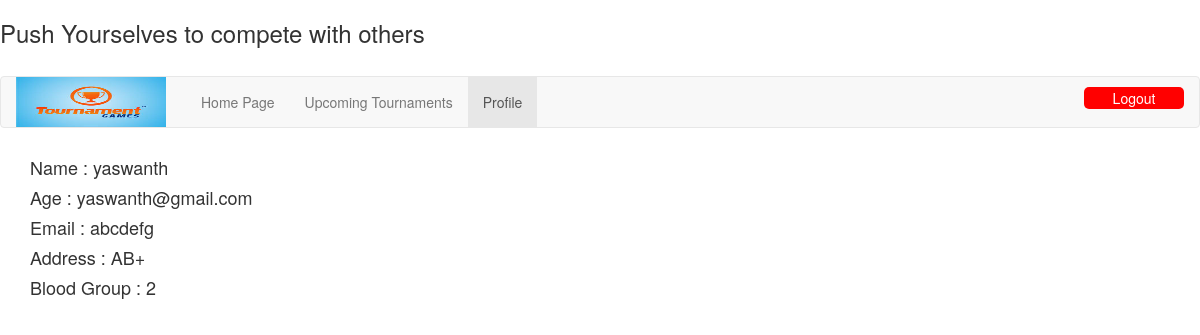
/tournament/profile.php (signed in), run on the app's committed database.
### tables this page shows
CREATE TABLE `participants` (
  `pid` int(10) NOT NULL,
  `pname` varchar(30) NOT NULL,
  `age` varchar(3) NOT NULL,
  `email` varchar(50) NOT NULL,
  `password` varchar(50) NOT NULL,
  `address` varchar(200) NOT NULL,
  `bloodgroup` varchar(5) DEFAULT NULL,
  `teamid` varchar(10) DEFAULT NULL,
  `captain` int(10) DEFAULT NULL
);

### tournament/profile.php (the view, shortened to what this page needs)
<?php
$conn = new mysqli("localhost:3306", 'root','','tournament');
?>
<!DOCTYPE html>
<html lang="en">
<head>
  <h3 class="liketext">Push Yourselves to compete with others</h3>
<link rel="stylesheet" href="https://maxcdn.bootstrapcdn.com/bootstrap/3.4.1/css/bootstrap.min.css">
</head>
<body>
<?php
$s=$_SESSION['user'];
$sql="SELECT * FROM participants WHERE pid='".$s."' ";
$data = mysqli_query($conn,$sql);
$res=$data -> fetch_row();
$name=$res[1];
$age=$res[3];
$email=$res[4];
$address=$res[6];
$bloodgrp=$res[7];
?>
<div style="padding-top:20px;">
<nav class="navbar navbar-default" >
  <div class="container-fluid">
    <div class="navbar-header">
    <img src="tour.png" width="150px" height="50px">
    </div>
    <ul class="nav navbar-nav">
      <li style="padding-left:20px;"><a href="yourtour.php">Home Page</a></li>
      <li><a href="upcomingtour.php">Upcoming Tournaments</a></li>
      <li class="active"><a href="profile.php">Profile</a></li>
    </ul>
    <input type="button" value="Logout" style="float:right;width: 100px;margin-top:10px;margin-bottom:10px;background-color:red;border-radius:5px;border:None;color:white;" onclick="window.location='logout3.php';"></h1>
  </div>
</nav>
</div>
<div class="container">
  <div class="card" style="width:400px;">
    <div class="card-body">
      <h4 class="card-title">Name        : <?php echo $name;?></h4>
      <h4 class="card-text">Age          : <?php echo $age;?></h4>
      <h4 class="card-text">Email        : <?php echo $email;?></h4>
      <h4 class="card-text">Address      : <?php echo $address;?></h4>
      <h4 class="card-text">Blood Group  : <?php echo $bloodgrp;?></h4>
    </div>
  </div>
</body>
</html>

### data on the page
participants: pname "yaswanth", email "yaswanth@gmail.com", password "abcdefg", bloodgroup "AB+", teamid "2"
